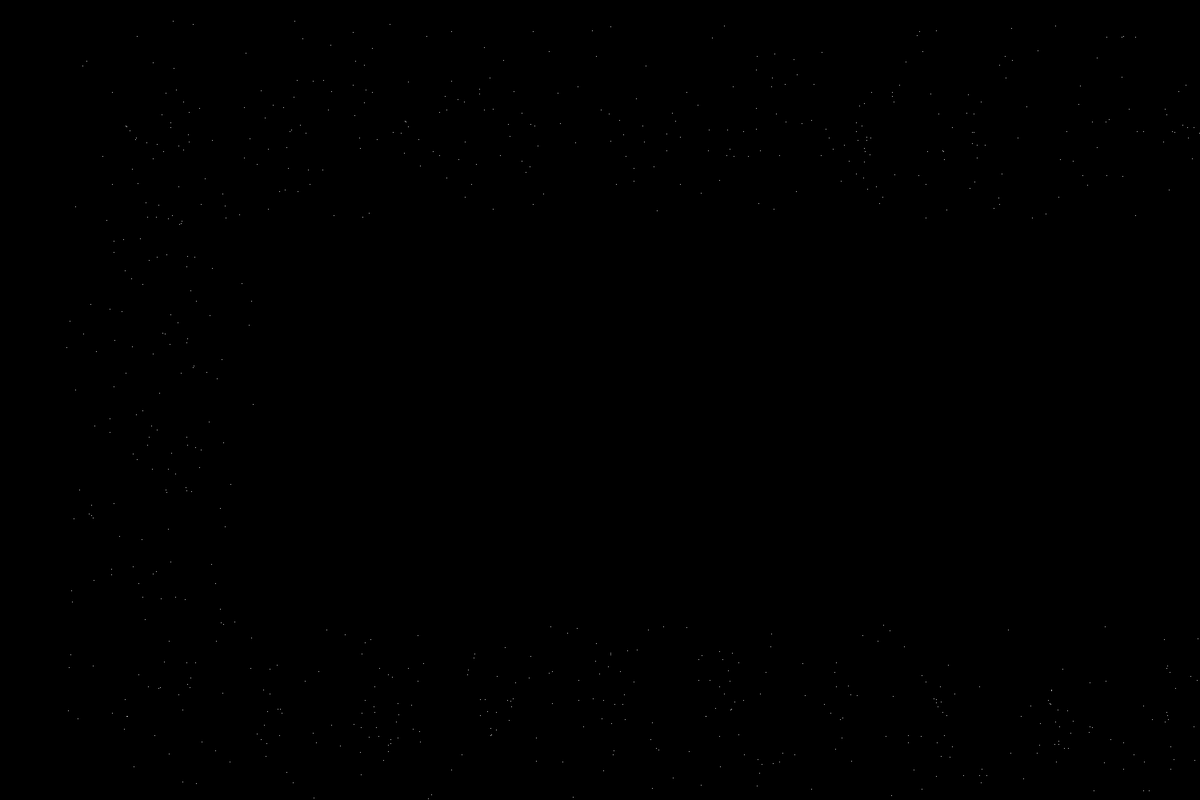
Frame 1 (no input)
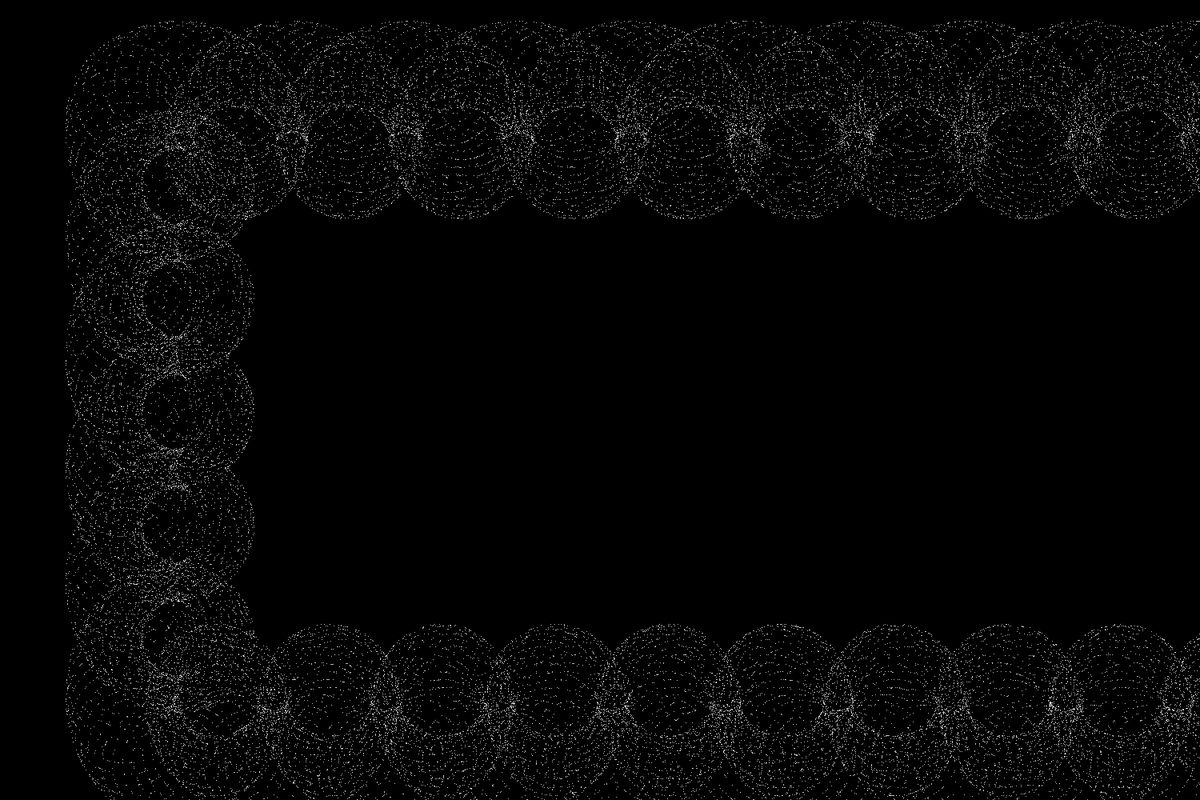
Frame 60 (the mouse pressed at the canvas centre just before this capture)
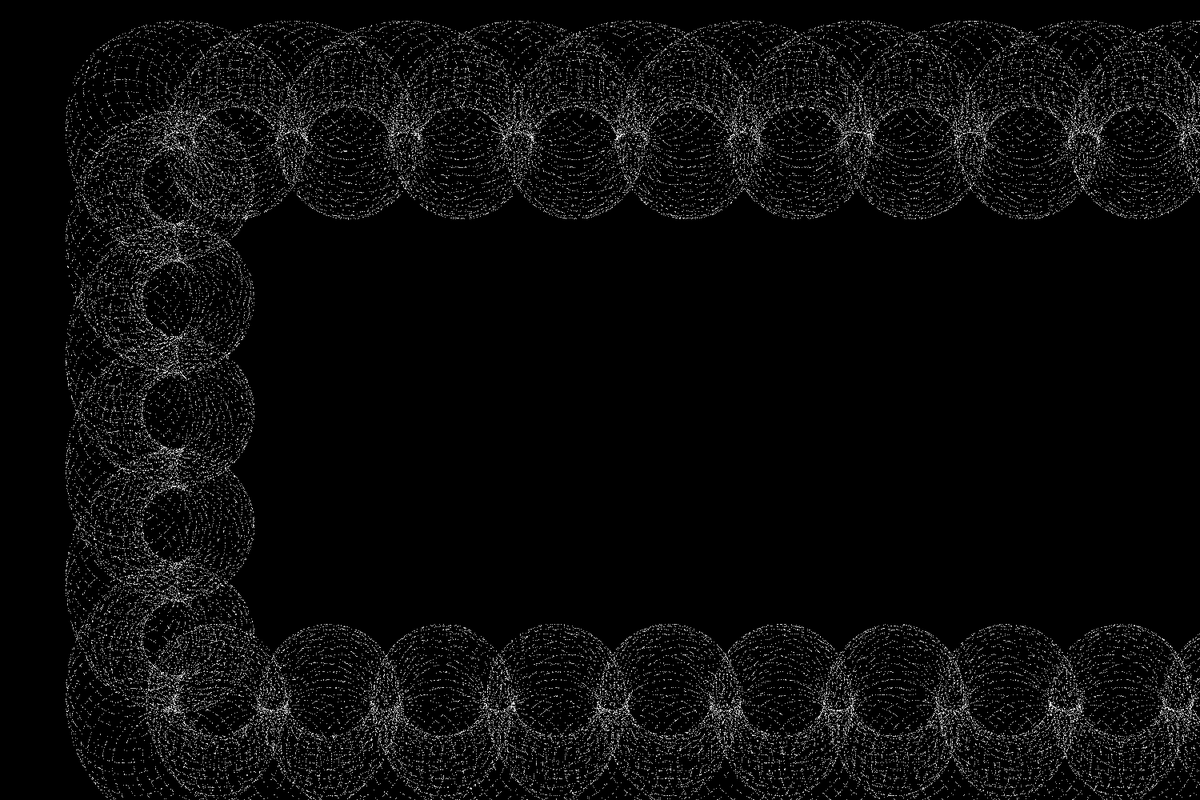
Frame 120 (the mouse held since frame 60 and released just before this capture)

The Processing sketch that drew these frames (run headless with seeded random() and noise(); from frame 60 on, the mouse is pressed at the canvas centre):

// Processing sketch: guilloche7
// ── guilloche7.pde

/* floating point modulus function */
float fmodulus(float a, float b)
{
        return a - floor(a / b) * b;
}

/* parametric function for x = f(t) for rectangular path */
float prectanglex(float t, float period, float width, float height)
{
    float z;
    float r1, r2, r3; /* 4 regions, boundaries at r1, r2, r3 */
    float total_len = 2 * width + 2 * height;
    
    z = fmodulus(t, period);
    r1 = (width / total_len) * period;
    r2 = ((width + height) / total_len) * period;
    r3 = ((2 * width + height) / total_len) * period;

    if (z <= r1) { /* bottom of rectangle, moving right */
       return (z / r1) * width;
    }
    if (z <= r2) { /* right side of rectangle, moving up */
       return width;
    }
    if (z <= r3) { /* top of rectangle, moving left */
      return  -(((z - r1 - r2) / (r3 - r2)) * width);
    }
    return 0;    /* left side of rectangle, moving down */
}

float prectangley(float t, float period, float width, float height)
{
  float z;
  float r1, r2, r3; /* 4 regions, boundaries at r1, r2, r3 */
  float total_len = 2 * width + 2 * height;
    
  z = fmodulus(t, period);
  r1 = (width / total_len) * period;
  r2 = ((width + height) / total_len) * period;
  r3 = ((2 * width + height) / total_len) * period;
  
  
  if (z <= r1) { /* bottom of rectangle, moving right */
    return height;
  }
  if (z <= r2) { /* right side of rectangle, moving up */
    return height - (((z - r1) / (r2 - r1)) * height);
  }
  if (z <= r3) { /* top of rectangle */
      return 0;
  }
  /* left side of rectangle, moving down. */
  return ((z - r3) / (period - r3)) * height;
}

void setup() {  // setup() runs once
  size(1500, 1000);
  frameRate(30);
  background(0,0,0);
  stroke(255,255,255);
}

float t = 0;

void draw()
{
  float x1, y1, x2, y2, x3, y3, x4, y4;
  float ox, oy;
  float period, w, h;
  float rad1 = 0;
  float rad2 = 60;
  float rad4 = 70;
  float rad3;
  
  ox = 200;
  oy = 150;
  period = PI * 8;
  w = PI * 16 * 15 * 2;
  h = PI * 8 * 15 * 2;
  
  for (int i = 0; i < 1000; i++) {
    x1 = prectanglex(t, period, w, h);
    y1 = prectangley(t, period, w, h);

    //point(x1 + ox, y1 + oy);
    
    rad3 = rad1 - sin(t * 3) * rad1 * 0.9;
    x2 = x1 + sin(t * 2) * rad1;
    y2 = y1 + cos(t * 2) * rad1;
    // point(x2 + ox, y2 + oy);
    x3 = x2 + 0.8 * sin(t * 8) * rad2;
    y3 = y2 + 0.9 * cos(t * 8) * rad2;
    // point(x3 + ox, y3 + oy);
    x4 = x3 + sin(t * 256) * rad4;
    y4 = y3 + cos(t * 256) * rad4;
    point(x4 + ox, y4 + oy);
    // t += 0.000015;
    t = random(period);
  }
}
